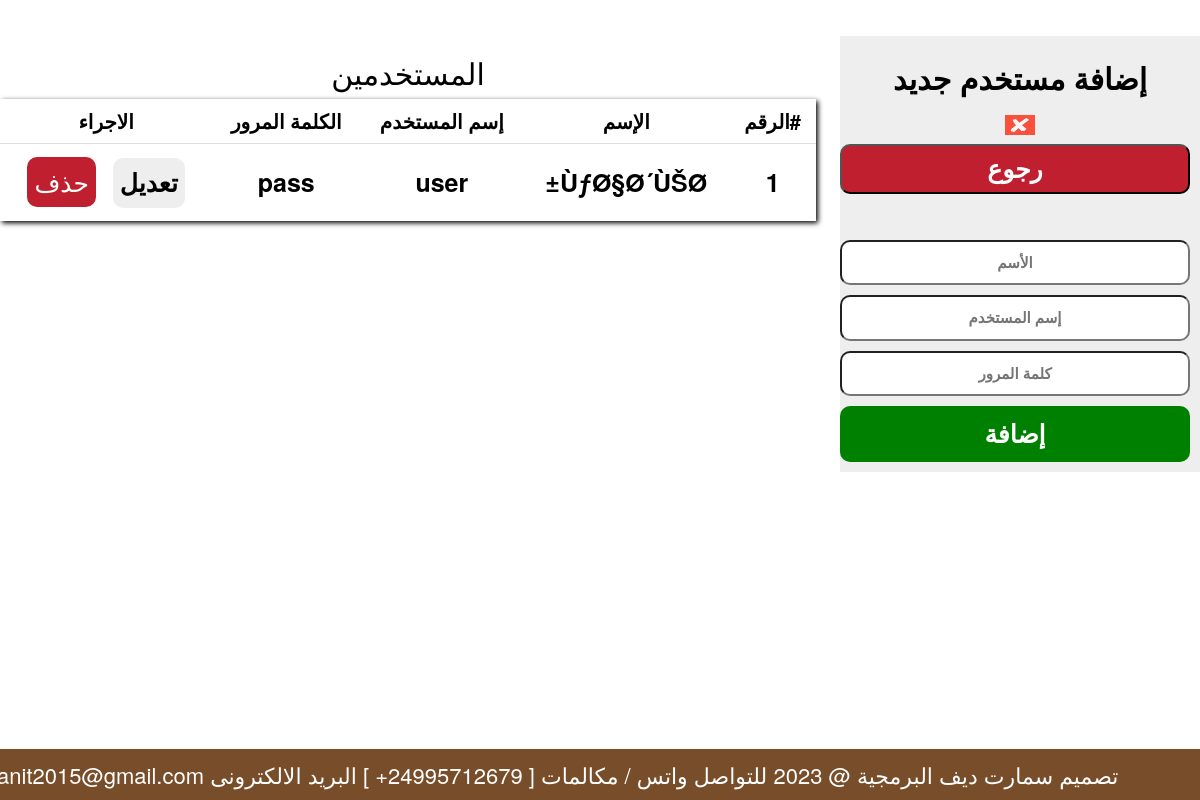
The page /admin/add_user.php (signed in) on the database its author committed.
### tables this page shows
CREATE TABLE `users` (
  `id` int(11) NOT NULL,
  `name` varchar(100) NOT NULL,
  `username` varchar(100) NOT NULL,
  `pass` varchar(100) NOT NULL
);

### admin/add_user.php (the view, shortened to what this page needs)
<?php
include('../config.php');
?>
<!DOCTYPE html>
<html dir="rtl">
<head>
	<link rel="stylesheet" type="text/css" href="css/bootstrap.css"/>
	<link rel="stylesheet" type="text/css" href="../css/style.css">
	<link rel="stylesheet" type="text/css" href="css/style.css"/>
	<link rel="stylesheet" type="text/css" href="css/datatable.css"/>
	<link rel="stylesheet" type="text/css" href="https://cdn.datatables.net/buttons/2.4.2/css/buttons.dataTables.min.css">
</head>
<body>
		<br/>
		<center id="sectionLeft">
		<h2> المستخدمين </h2>
		<table id="example" class="display" style="background-color: #fff;box-shadow: 2px 2px 5px black;border-radius: 0px;color: #000;" width="100%" >
			<tr>
				<th style="font-size: 20px;text-align: center;"> #الرقم </th>
				<th style="font-size: 20px;text-align: center;"> الإسم </th>
				<th style="font-size: 20px;text-align: center;"> إسم المستخدم </th>
				<th style="font-size: 20px;text-align: center;"> الكلمة المرور</th>
				<th style="font-size: 20px;text-align: center;"> الاجراء </th>
			</tr>
		<?php
		$q = mysqli_query($conn,"SELECT * FROM `users`");
		$i = 1 ;
		while ($row = mysqli_fetch_array($q)) {
			echo '<tr>
				<th style="text-align: center;"> '.$i.' </th>
				<th style="text-align: center;"> '.$row['name'].' </th>
				<th style="text-align: center;"> '.$row['username'].' </th>
				<th style="text-align: center;"> '.$row['pass'].'</th>
				<th style="text-align: center;"><a href="add_user.php?edid='.$row['id'].'"> <button> تعديل </button></a> <button style="background-color: rgb(192,31,47);color:#fff;font-weight: normal;"> حذف </button> </th>
			</tr>
			';
			$i++;
		}
		?>
		</table>
	</center>
	<center id="sectionRight">
		<h2> إضافة مستخدم جديد </h2>
		<a href="home.php"><img src="../img/fail.png" width="30" height="20"><input style="color: #fff;background-color:  rgb(192,31,47);" type="submit" value="رجوع" /></a>
		<?php
		if(isset($_GET['edid']))
		{
		$id = $_GET['edid'] ;
		$q = mysqli_query($conn,"SELECT * FROM `users` where id = $id ");
		while ($row = mysqli_fetch_array($q)) {
		 ?>
		<form action="add_user.php" method="post">
		<h2 style="color: #fff;"> تعديل بيانات مستخدم </h2>
		<input hidden type="text" placeholder="أدخل إسم التصنيف" name="id" value="<?php echo $row['id']; ?>" />
		<input type="text" placeholder=" الأسم " name="name" value="<?php echo $row['name']; ?>"/><br/>
		<input type="text" placeholder="إسم المستخدم" name="username" value="<?php echo $row['username']; ?>" /><br/>
		<input type="text" placeholder="كلمة المرور" name="pass" value="<?php echo $row['pass']; ?>"/><br/>
		<input style="background-color: green;color: #fff;border: none;padding: 10px;" type="submit" name="eproduct" value="نعديل" /><br/><br/>
		</form>
		<?php }} else { ?>
		<form action="" method="post">
		<br/>
		<input type="text" placeholder=" الأسم " name="name"/><br/>
		<input type="text" placeholder="إسم المستخدم" name="username"/><br/>
		<input type="text" placeholder="كلمة المرور" name="pass"/><br/>
		<input style="background-color: green;color: #fff;border: none;padding: 10px;" type="submit" name="aproduct" value="إضافة" /><br/>
		</form>
		<?php } ?>
	</center>
<?php include 'footer.php'; ?>
</body>
</html>

### css/style.css (style rules this page uses)
#sectionRight { background-color: #eee; padding: 5px; width: 30%; color: #000; }
#sectionRight a ,#sectionRight input { width: 100%; }
#sectionRight h2 { font-weight: bold; text-shadow: 2px 2px 2px #eee; }
#sectionLeft { width: 68%; float: left; color: #000; }
a { color: black; }
html { background-size: 100%; }
body { color: #000; padding: 0px; margin-bottom: 50px; }
button { background-color: #eee; padding: 7px; margin: 5px; border-radius: 10px; color: #000; font-weight: bold; border: 0px solid #678; font-size: 15px; }
input[type=text] { padding: 10px; margin: 5px; text-align: center; font-weight: bold; border-radius: 10px; font-size: 15px; }
input[type=submit] { background-color: #112233; padding: 5px; margin: 5px; text-align: center; font-weight: bold; border-radius: 10px; }

### admin/css/datatable.css (style rules this page uses)
table.dataTable { width: 100%; margin: 0 auto; clear: both; border-collapse: separate; border-spacing: 0; }
table.dataTable tbody tr { background-color: #ffffff; }
table.dataTable tbody th, table.dataTable tbody td { padding: 8px 10px; }
table.dataTable.row-border tbody th, table.dataTable.row-border tbody td, table.dataTable.display tbody th, table.dataTable.display tbody td { border-top: 1px solid #ddd; }
table.dataTable.row-border tbody tr:first-child th, table.dataTable.row-border tbody tr:first-child td, table.dataTable.display tbody tr:first-child th, table.dataTable.display tbody tr:first-child td { border-top: none; }
table.dataTable, table.dataTable th, table.dataTable td { box-sizing: content-box; }

### admin/add_user.php (style rules this page uses)
body , button , input[type=submit] { font-size: 25px; }

### rows shown on the page
users: name "ÙƒØ§Ø´ÙŠØ±", username "user", pass "pass"
